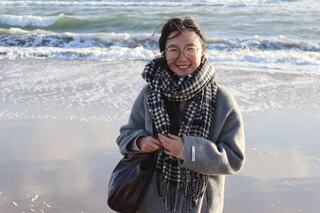
#> input picture tn/images/my_photo_sea.jpg, 320 x 213 px, found by its file name
$ jupyter execute --allow-errors process.ipynb
#> lines starting #> are read from the running program, lines starting #| are printed output that depends on the picture
[cell 1]
from PIL import Image, ImageDraw

# Path to the input and output image
input_path = "/Users/qym/Documents/Website/qym7.github.io/images/my_photo_sea.jpg"  # replace with your actual path
output_path = "/Users/qym/Documents/Website/qym7.github.io/images/my_photo.png"


# Open the image and convert to RGBA (to allow transparency)
img = Image.open(input_path).convert("RGBA")

# Get image size
width, height = img.size
#> width = 320; height = 213
crop_size = min(width, height)  # square crop size
#> crop_size = 213

# Calculate center crop coordinates
left = (width - crop_size) / 2
#> left = 53.5
top = (height - crop_size) / 2
#> top = 0
right = (width + crop_size) / 2
#> right = 266.5
bottom = (height + crop_size) / 2
#> bottom = 213
img_cropped = img.crop((left, top, right, bottom))
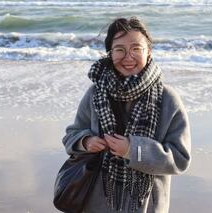
#> img_cropped: PIL image 212x213 RGBA; mean R, G, B, A 144.8, 144.9, 149.6, 255

# Create a circular mask (L mode = grayscale)
mask = Image.new("L", (crop_size, crop_size), 0)
#> mask: PIL image 213x213 L; every value is 0
draw = ImageDraw.Draw(mask)
draw.ellipse((0, 0, crop_size, crop_size), fill=255)

# Apply the mask to create transparency outside the circle
img_circular = Image.new("RGBA", (crop_size, crop_size), (0, 0, 0, 0))
#> img_circular: PIL image 213x213 RGBA; every value is 0
#> (the rest of this cell did not finish here and is left out)


$ run again, with tn/images/my_photo.jpg copied over tn/images/my_photo_sea.jpg
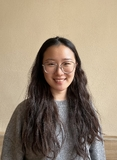
#> input picture tn/images/my_photo.jpg, 117 x 160 px, found by its file name
#> `img_cropped = img.crop((left, top, right, bottom))`:
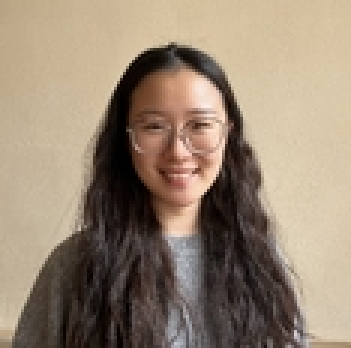
#> img_cropped: PIL image 117x116 RGBA (shown 3 times larger); mean R, G, B, A 151.1, 133.9, 114.9, 255
#> mask: PIL image 117x117 L; every value is 0
#> img_circular: PIL image 117x117 RGBA; every value is 0

$ run again, with tn/images/my_photo_swiss.jpg copied over tn/images/my_photo_sea.jpg
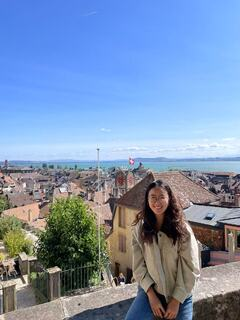
#> input picture tn/images/my_photo_swiss.jpg, 240 x 320 px, found by its file name
#> `img_cropped = img.crop((left, top, right, bottom))`:
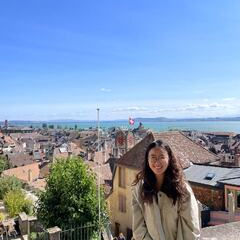
#> img_cropped: PIL image 240x240 RGBA; mean R, G, B, A 129.4, 150.1, 177.2, 255
#> mask: PIL image 240x240 L; every value is 0
#> `img_circular.paste(img_cropped, (0, 0), mask)`:
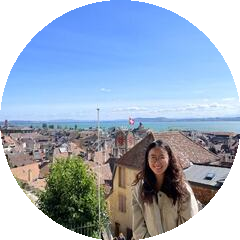
#> img_circular: PIL image 240x240 RGBA; mean R, G, B, A 105, 120.8, 140.9, 201.6; transparent parts drawn white

$ run again, with tn/images/a2d-taskarithmetic.png saved as tn/images/my_photo_sea.jpg
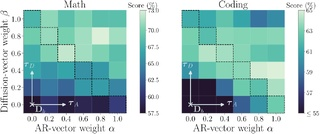
#> input picture tn/images/a2d-taskarithmetic.png, 320 x 134 px, found by its file name
#> `img_cropped = img.crop((left, top, right, bottom))`:
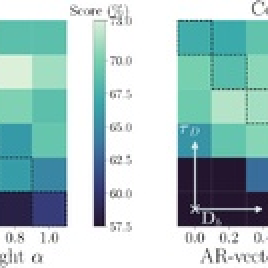
#> img_cropped: PIL image 134x134 RGBA (shown 2 times larger); mean R, G, B, A 170.8, 200.4, 199.9, 255
#> mask: PIL image 134x134 L; every value is 0
#> `img_circular.paste(img_cropped, (0, 0), mask)`:
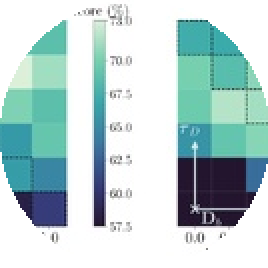
#> img_circular: PIL image 134x134 RGBA (shown 2 times larger); mean R, G, B, A 134, 158.4, 158.2, 202.8; transparent parts drawn white
